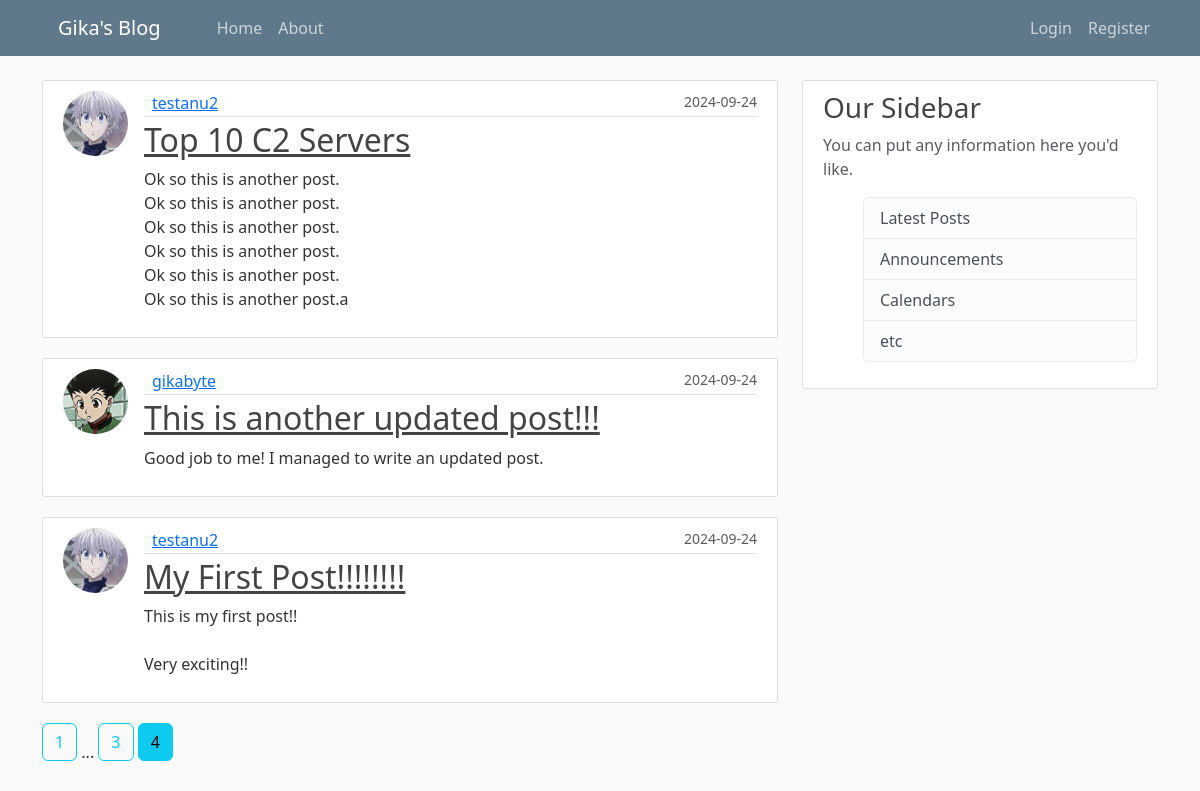
/home?page=4, run on the app's committed database.
### server/models.py (models this page shows, shortened)
class Post(db.Model):
    id = db.Column(db.Integer, primary_key=True)
    title = db.Column(db.String(100), nullable=False)
    date_posted = db.Column(db.DateTime, nullable=False, default=datetime.utcnow)
    content = db.Column(db.Text, nullable=False)
    user_id = db.Column(db.Integer, db.ForeignKey('user.id'), nullable=False)

class User(db.Model, UserMixin):
    id = db.Column(db.Integer, primary_key=True)
    username = db.Column(db.String(20), unique=True, nullable=False)
    email = db.Column(db.String(120), unique=True, nullable=False)
    image_file = db.Column(db.String(20), nullable=False, default='default.jpg')
    password = db.Column(db.String(60), nullable=False)
    posts = db.relationship('Post', backref='author', lazy=True)

### server/main/routes.py (the view)
@main.route("/")
@main.route("/home")
def home():
    page = request.args.get('page', 1, type=int)
    posts = Post.query.order_by(Post.date_posted.desc()).paginate(per_page=3, page=page)
    return render_template('home.html', posts=posts)

### server/templates/home.html
{% extends "layout.html" %}
{% block content %}
    {% for post in posts.items %}
    <article class="d-flex content-section">
      <img class="rounded-circle article-img" src=" {{ url_for('static', filename='profile_pics/' + post.author.image_file) }} ">
       <div class="flex-grow-1">
         <div class="article-metadata d-flex justify-content-between">
           <a class="me-2" href="{{ url_for('users.user_posts', username=post.author.username) }}">{{ post.author.username }}</a>
           <small class="text-muted ms-0">{{ post.date_posted.strftime('%Y-%m-%d') }}</small>
         </div>
         <h2><a class="article-title" href=" {{ url_for('posts.post', post_id=post.id) }}">{{ post.title }}</a></h2>
         <p class="article-content">{{ post.content }}</p>
       </div>
    </article>
    {% endfor %}
    {% for page_num in posts.iter_pages(left_edge=1, right_edge=1, left_current=1, right_current=2) %}
      {% if page_num %}
        {% if posts.page == page_num %}
          <a class="btn btn-info mb-4" href="{{ url_for('main.home', page=page_num)}}"> {{ page_num }} </a>
        {% else %}
          <a class="btn btn-outline-info mb-4" href="{{ url_for('main.home', page=page_num)}}"> {{ page_num }} </a>
        {% endif %}
      {% else %}
        ...
      {% endif %}
    {% endfor %}
{% endblock content %}

### server/static/main.css (style rules this page uses)
body { background: #fafafa; color: #333333; margin-top: 5rem; }
h1, h2, h3, h4, h5, h6 { color: #444444; }
.content-section { background: #ffffff; padding: 10px 20px; border: 1px solid #dddddd; border-radius: 3px; margin-bottom: 20px; }
.article-title { color: #444444; }
.article-content { white-space: pre-line; }
.article-img { height: 65px; width: 65px; margin-right: 16px; }
.article-metadata { padding-bottom: 1px; margin-bottom: 4px; border-bottom: 1px solid #e3e3e3 }

### data on the page
Post: image_file (picture), author.username "testanu2", date_posted "2024-09-24", title "Top 10 C2 Servers", content "Ok so this is another post. Ok so this is another post. Ok so this is another post. Ok so this is another post. Ok so this is another post. Ok so this is another post.a"
Post: image_file (placeholder picture), author.username "gikabyte", date_posted "2024-09-24", title "This is another updated post!!!", content "Good job to me! I managed to write an updated post."
Post: image_file (picture), author.username "testanu2", date_posted "2024-09-24", title "My First Post!!!!!!!!", content "This is my first post!! Very exciting!!"

### other printed values
{{ page_num }} "1" "3"
{{ page_num }} "4"
